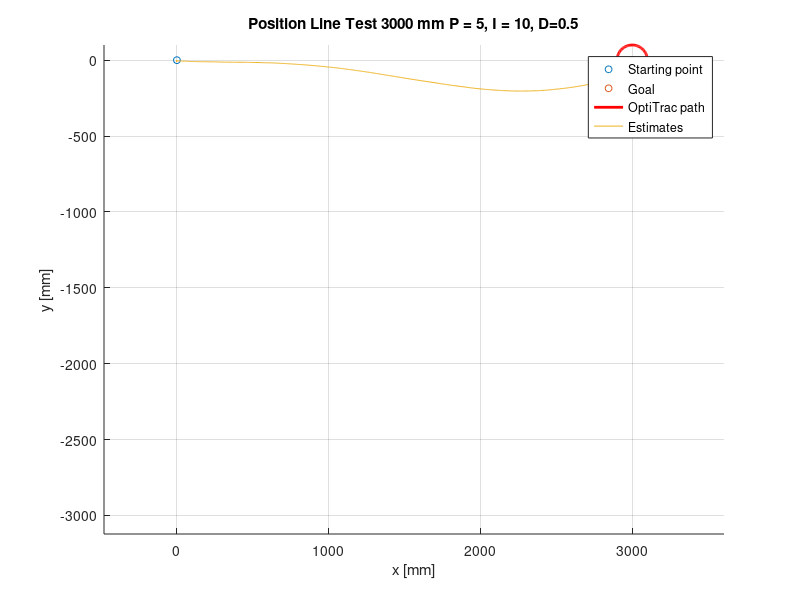

Recreate this plot in MATLAB.
fileID = fopen('motive_P20_I0_D0.txt','r');
fileID2 =fopen('estimates_P20_I0_D0.txt');


axis equal
tline=fgetl(fileID);
%headers = strsplit(tline,','); kan brukes for å fjerne headers (fjerner
%første linje

formatSpec = '%f%f%f%f%f%f%f%f';
formatSpec2 = '%f%f';

datacell = textscan(fileID,formatSpec,'Delimiter',',');
datacell2 = textscan(fileID2,formatSpec2);

time = datacell{2};
X = datacell{6};
Z = datacell{7};
Y = datacell{8};

X2 = datacell2{1};
Y2 = datacell2{2};

figure(1);
hold on;
motiveOffsetX =1585.7;
motiveOffsetY =-171;
plot(0,0,'o','MarkerSize',5);
plot(3000,0,'o','MarkerSize',5);
radius = 100;
viscircles([3000, 0], radius);
plot(X+motiveOffsetX,Y+motiveOffsetY);
plot(X2,-Y2);

grid on;
title('Position Line Test 3000 mm P = 5, I = 10, D=0.5');
xlabel('x [mm]');
ylabel('y [mm]');
legend('Starting point','Goal','OptiTrac path','Estimates');
hold off;
